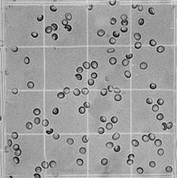
#> input picture DATA/rbc1.jpg, 177 x 178 px
$ jupyter execute Count_circles_photo.ipynb   (shell and % lines are left out)
#> lines starting #> are read from the running program, lines starting #| are printed output that depends on the picture; after the words box and inside, x2 and y2 are one past the last pixel; in counts of white or black regions, pixels touching at a corner belong together
[cell 1]
import cv2
import numpy as np


img = cv2.imread('DATA/rbc1.jpg',0)
#> img is the input picture: shape (178, 177); min 1, max 224, mean 159.2
cimg = cv2.cvtColor(img,cv2.COLOR_GRAY2BGR)

circles = cv2.HoughCircles(img,cv2.HOUGH_GRADIENT,2,2,
                        param1=118,param2=8,minRadius=0,maxRadius=8)
#> circles = 466 rows, first 8: [91, 67, 6.8], [51, 95, 6.8], [39, 127, 6.8], [81, 73, 6.8], [125, 39, 6.8], [125, 97, 6.8], [119, 37, 6.8], [169, 51, 6.8]


circles = np.uint16(np.around(circles))
#> circles = 466 rows, first 8: [91, 67, 7], [51, 95, 7], [39, 127, 7], [81, 73, 7], [125, 39, 7], [125, 97, 7], [119, 37, 7], [169, 51, 7]
for i in circles[0,:]:
    # draw the outer circle
    cv2.circle(cimg,(i[0],i[1]),i[2],(0,255,0),1)
    # draw the center of the circle
    cv2.circle(cimg,(i[0],i[1]),2,(0,0,255),1)
#> this loop made 466 passes
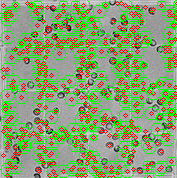
#> cimg: shape (178, 177, 3); mean B, G, R 106.9, 164.8, 133

cv2.imshow('detected circles',cimg)
cv2.waitKey(0)
cv2.destroyAllWindows()

[cell 2]
circles.shape
#> Out = (1, 466, 3)

[cell 3]
import cv2
import numpy as np
import matplotlib.pyplot as plt

[cell 4]
img = cv2.imread('DATA/test2.jpg',0)
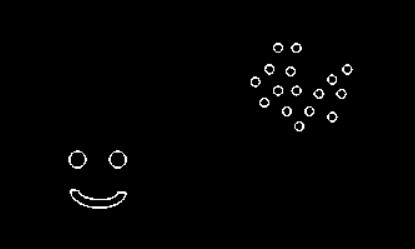
#> input picture DATA/test2.jpg, 415 x 249 px
#> img is the input picture: shape (249, 415); min 0, max 255, mean 3
background = np.ones(img.shape)
img = cv2.blur(img,ksize=(5,5))
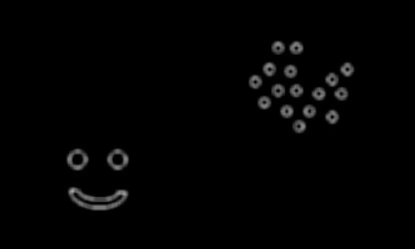
#> img: shape (249, 415); min 0, max 168, mean 3

#Circle
circles = cv2.HoughCircles(img,cv2.HOUGH_GRADIENT,1,3,
                        param1=120,param2=13,minRadius=2,maxRadius=7)
#> circles = 18 rows, first 8: [277.5, 90.5, 6.4], [331.5, 116.5, 6.4], [269.5, 68.5, 6.4], [295.5, 47.5, 6.4], [341.5, 93.5, 6.4], [255.5, 81.5, 6.4], [290.5, 70.5, 6.4], [308.5, 110.5, 6.4]


circles = np.uint16(np.around(circles))
#> circles = 18 rows, first 8: [278, 90, 6], [332, 116, 6], [270, 68, 6], [296, 48, 6], [342, 94, 6], [256, 82, 6], [290, 70, 6], [308, 110, 6]
for i in circles[0,:]:
    # draw the outer circle
    cv2.circle(background,(i[0],i[1]),i[2],(0,255,0),2)
    # draw the center of the circle
    cv2.circle(background,(i[0],i[1]),2,(0,0,255),1)
#> this loop made 18 passes
#> i on passes 1 to 12: [278, 90, 6], [332, 116, 6], [270, 68, 6], [296, 48, 6], [342, 94, 6], [256, 82, 6], [290, 70, 6], [308, 110, 6], [286, 110, 6], [318, 94, 6], [264, 102, 6], [278, 46, 6]
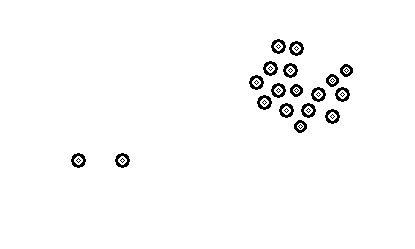
#> background: shape (249, 415) float64; values 0 (black) and 1 (white), 98% white; black in thin lines or dots, all inside (x1, y1, x2, y2) = (71, 39, 353, 168)

# cv2.imshow('detected circles',thresh1)
# cv2.waitKey(0)
# cv2.destroyAllWindows()
plt.imshow(background,cmap='gray')

[cell 5]
circles.shape
#> Out = (1, 18, 3)
